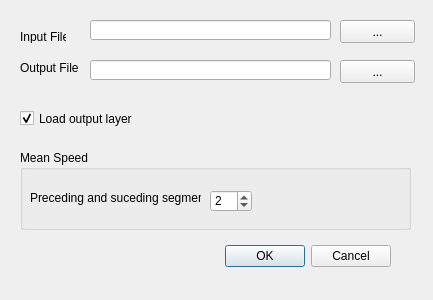
<?xml version="1.0" encoding="UTF-8"?>
<ui version="4.0">
 <class>GPXVelocityCalculationDialogBase</class>
 <widget class="QDialog" name="GPXVelocityCalculationDialogBase">
  <property name="geometry">
   <rect>
    <x>0</x>
    <y>0</y>
    <width>433</width>
    <height>300</height>
   </rect>
  </property>
  <property name="minimumSize">
   <size>
    <width>433</width>
    <height>300</height>
   </size>
  </property>
  <property name="maximumSize">
   <size>
    <width>433</width>
    <height>300</height>
   </size>
  </property>
  <property name="windowTitle">
   <string>GPX Velocity Calculation</string>
  </property>
  <property name="sizeGripEnabled">
   <bool>false</bool>
  </property>
  <widget class="QDialogButtonBox" name="button_box">
   <property name="geometry">
    <rect>
     <x>50</x>
     <y>240</y>
     <width>341</width>
     <height>32</height>
    </rect>
   </property>
   <property name="orientation">
    <enum>Qt::Horizontal</enum>
   </property>
   <property name="standardButtons">
    <set>QDialogButtonBox::Cancel|QDialogButtonBox::Ok</set>
   </property>
  </widget>
  <widget class="QLineEdit" name="txtInputFileName">
   <property name="geometry">
    <rect>
     <x>90</x>
     <y>20</y>
     <width>241</width>
     <height>20</height>
    </rect>
   </property>
  </widget>
  <widget class="QLineEdit" name="txtOutputFileName">
   <property name="geometry">
    <rect>
     <x>90</x>
     <y>60</y>
     <width>241</width>
     <height>20</height>
    </rect>
   </property>
  </widget>
  <widget class="QLabel" name="label">
   <property name="geometry">
    <rect>
     <x>20</x>
     <y>30</y>
     <width>46</width>
     <height>13</height>
    </rect>
   </property>
   <property name="text">
    <string>Input File</string>
   </property>
  </widget>
  <widget class="QLabel" name="label_2">
   <property name="geometry">
    <rect>
     <x>20</x>
     <y>60</y>
     <width>61</width>
     <height>16</height>
    </rect>
   </property>
   <property name="text">
    <string>Output File</string>
   </property>
  </widget>
  <widget class="QPushButton" name="pbOpenFileDialogInputFile">
   <property name="geometry">
    <rect>
     <x>340</x>
     <y>20</y>
     <width>75</width>
     <height>23</height>
    </rect>
   </property>
   <property name="text">
    <string>...</string>
   </property>
  </widget>
  <widget class="QPushButton" name="pbOpenFileDialogOutputFile">
   <property name="geometry">
    <rect>
     <x>340</x>
     <y>60</y>
     <width>75</width>
     <height>23</height>
    </rect>
   </property>
   <property name="text">
    <string>...</string>
   </property>
  </widget>
  <widget class="QGroupBox" name="groupBox">
   <property name="enabled">
    <bool>true</bool>
   </property>
   <property name="geometry">
    <rect>
     <x>20</x>
     <y>150</y>
     <width>391</width>
     <height>80</height>
    </rect>
   </property>
   <property name="toolTip">
    <string/>
   </property>
   <property name="statusTip">
    <string/>
   </property>
   <property name="title">
    <string>Mean Speed</string>
   </property>
   <widget class="QLabel" name="label_3">
    <property name="geometry">
     <rect>
      <x>10</x>
      <y>40</y>
      <width>171</width>
      <height>16</height>
     </rect>
    </property>
    <property name="text">
     <string>Preceding and suceding segments</string>
    </property>
   </widget>
   <widget class="QSpinBox" name="sbSegmentsCompute">
    <property name="geometry">
     <rect>
      <x>190</x>
      <y>40</y>
      <width>42</width>
      <height>22</height>
     </rect>
    </property>
    <property name="minimum">
     <number>1</number>
    </property>
    <property name="maximum">
     <number>50</number>
    </property>
    <property name="value">
     <number>2</number>
    </property>
   </widget>
  </widget>
  <widget class="QCheckBox" name="cbLoadLayer">
   <property name="enabled">
    <bool>true</bool>
   </property>
   <property name="geometry">
    <rect>
     <x>20</x>
     <y>110</y>
     <width>131</width>
     <height>17</height>
    </rect>
   </property>
   <property name="text">
    <string>Load output layer</string>
   </property>
   <property name="checked">
    <bool>true</bool>
   </property>
  </widget>
 </widget>
 <resources/>
 <connections>
  <connection>
   <sender>button_box</sender>
   <signal>accepted()</signal>
   <receiver>GPXVelocityCalculationDialogBase</receiver>
   <slot>accept()</slot>
   <hints>
    <hint type="sourcelabel">
     <x>20</x>
     <y>20</y>
    </hint>
    <hint type="destinationlabel">
     <x>20</x>
     <y>20</y>
    </hint>
   </hints>
  </connection>
  <connection>
   <sender>button_box</sender>
   <signal>rejected()</signal>
   <receiver>GPXVelocityCalculationDialogBase</receiver>
   <slot>reject()</slot>
   <hints>
    <hint type="sourcelabel">
     <x>20</x>
     <y>20</y>
    </hint>
    <hint type="destinationlabel">
     <x>20</x>
     <y>20</y>
    </hint>
   </hints>
  </connection>
 </connections>
</ui>
